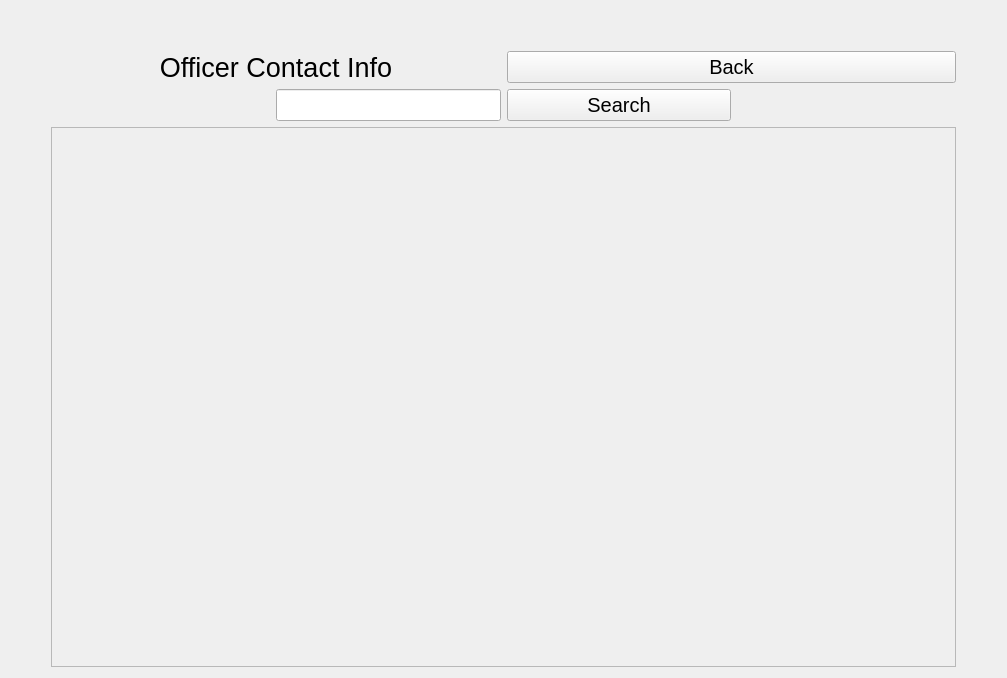
<?xml version="1.0" encoding="UTF-8"?>
<ui version="4.0">
 <class>Form</class>
 <widget class="QWidget" name="Form">
  <property name="geometry">
   <rect>
    <x>0</x>
    <y>0</y>
    <width>1007</width>
    <height>678</height>
   </rect>
  </property>
  <property name="sizePolicy">
   <sizepolicy hsizetype="Preferred" vsizetype="Fixed">
    <horstretch>0</horstretch>
    <verstretch>0</verstretch>
   </sizepolicy>
  </property>
  <property name="windowTitle">
   <string>Form</string>
  </property>
  <layout class="QGridLayout" name="gridLayout_2">
   <item row="0" column="1">
    <spacer name="verticalSpacer">
     <property name="orientation">
      <enum>Qt::Vertical</enum>
     </property>
     <property name="sizeType">
      <enum>QSizePolicy::Fixed</enum>
     </property>
     <property name="sizeHint" stdset="0">
      <size>
       <width>20</width>
       <height>40</height>
      </size>
     </property>
    </spacer>
   </item>
   <item row="1" column="1">
    <layout class="QGridLayout" name="gridLayout">
     <item row="0" column="0">
      <layout class="QHBoxLayout" name="horizontalLayout">
       <item>
        <widget class="QLabel" name="label">
         <property name="font">
          <font>
           <pointsize>20</pointsize>
          </font>
         </property>
         <property name="text">
          <string>Officer Contact Info</string>
         </property>
         <property name="alignment">
          <set>Qt::AlignCenter</set>
         </property>
        </widget>
       </item>
       <item>
        <widget class="QPushButton" name="BackBtn">
         <property name="sizePolicy">
          <sizepolicy hsizetype="Minimum" vsizetype="Fixed">
           <horstretch>0</horstretch>
           <verstretch>0</verstretch>
          </sizepolicy>
         </property>
         <property name="font">
          <font>
           <pointsize>15</pointsize>
          </font>
         </property>
         <property name="text">
          <string>Back</string>
         </property>
        </widget>
       </item>
      </layout>
     </item>
     <item row="1" column="0">
      <layout class="QHBoxLayout" name="horizontalLayout_3">
       <item>
        <spacer name="horizontalSpacer">
         <property name="orientation">
          <enum>Qt::Horizontal</enum>
         </property>
         <property name="sizeHint" stdset="0">
          <size>
           <width>40</width>
           <height>20</height>
          </size>
         </property>
        </spacer>
       </item>
       <item>
        <widget class="QLineEdit" name="OfficerContactSearchField">
         <property name="font">
          <font>
           <pointsize>15</pointsize>
          </font>
         </property>
        </widget>
       </item>
       <item>
        <widget class="QPushButton" name="OfficerContactSearchBtn">
         <property name="sizePolicy">
          <sizepolicy hsizetype="Expanding" vsizetype="Fixed">
           <horstretch>0</horstretch>
           <verstretch>0</verstretch>
          </sizepolicy>
         </property>
         <property name="font">
          <font>
           <pointsize>15</pointsize>
          </font>
         </property>
         <property name="text">
          <string>Search</string>
         </property>
        </widget>
       </item>
       <item>
        <spacer name="horizontalSpacer_2">
         <property name="orientation">
          <enum>Qt::Horizontal</enum>
         </property>
         <property name="sizeHint" stdset="0">
          <size>
           <width>40</width>
           <height>20</height>
          </size>
         </property>
        </spacer>
       </item>
      </layout>
     </item>
     <item row="4" column="0">
      <widget class="QScrollArea" name="OfficerContactScrollArea">
       <property name="sizePolicy">
        <sizepolicy hsizetype="Expanding" vsizetype="MinimumExpanding">
         <horstretch>0</horstretch>
         <verstretch>0</verstretch>
        </sizepolicy>
       </property>
       <property name="widgetResizable">
        <bool>true</bool>
       </property>
       <widget class="QWidget" name="scrollAreaWidgetContents">
        <property name="geometry">
         <rect>
          <x>0</x>
          <y>0</y>
          <width>893</width>
          <height>515</height>
         </rect>
        </property>
       </widget>
      </widget>
     </item>
    </layout>
   </item>
   <item row="1" column="0">
    <spacer name="horizontalSpacer_3">
     <property name="orientation">
      <enum>Qt::Horizontal</enum>
     </property>
     <property name="sizeType">
      <enum>QSizePolicy::Fixed</enum>
     </property>
     <property name="sizeHint" stdset="0">
      <size>
       <width>40</width>
       <height>20</height>
      </size>
     </property>
    </spacer>
   </item>
   <item row="1" column="2">
    <spacer name="horizontalSpacer_4">
     <property name="orientation">
      <enum>Qt::Horizontal</enum>
     </property>
     <property name="sizeType">
      <enum>QSizePolicy::Fixed</enum>
     </property>
     <property name="sizeHint" stdset="0">
      <size>
       <width>40</width>
       <height>20</height>
      </size>
     </property>
    </spacer>
   </item>
  </layout>
 </widget>
 <resources/>
 <connections/>
</ui>
